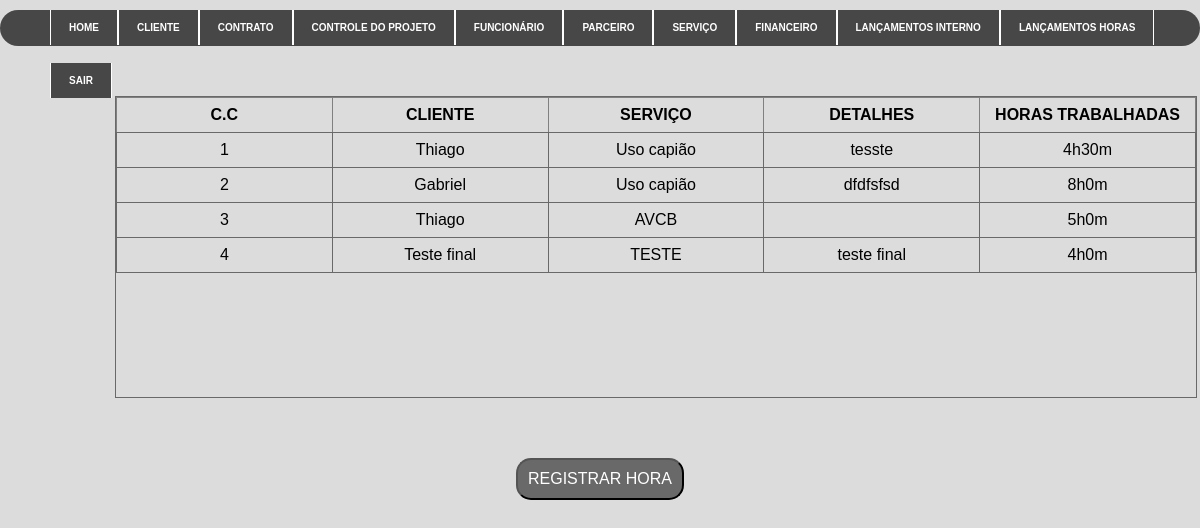
The app's page /consultacontratohora.php (signed in) with its own data.
### tables this page shows
CREATE TABLE IF NOT EXISTS `contrato` (
  `ID` int(11) NOT NULL AUTO_INCREMENT,
  `ID_Cliente` int(11) DEFAULT NULL,
  `ID_Servico` int(11) DEFAULT NULL,
  `Detalhes` varchar(500) DEFAULT NULL,
  `PRAZO` date DEFAULT NULL,
  `Valor` decimal(10,0) DEFAULT NULL,
  `qnt_parcela` decimal(10,0) DEFAULT NULL,
  `VENCIMENTO` varchar(2) DEFAULT NULL,
  PRIMARY KEY (`ID`),
  KEY `fk_cli` (`ID_Cliente`),
  KEY `fk_servi` (`ID_Servico`)
);

CREATE TABLE IF NOT EXISTS `cliente` (
  `id` int(11) NOT NULL AUTO_INCREMENT,
  `pessoa` varchar(8) DEFAULT NULL,
  `nome` varchar(50) DEFAULT NULL,
  `cpf` varchar(14) DEFAULT NULL,
  `rg` varchar(15) DEFAULT NULL,
  `razao` varchar(50) DEFAULT NULL,
  `representante` varchar(50) DEFAULT NULL,
  `sexo` varchar(1) DEFAULT NULL,
  `observacao` varchar(500) DEFAULT NULL,
  `id_parc` int(11) DEFAULT NULL,
  PRIMARY KEY (`id`),
  KEY `fk_parc` (`id_parc`)
);

CREATE TABLE IF NOT EXISTS `servico` (
  `id` int(11) NOT NULL AUTO_INCREMENT,
  `servico` varchar(30) DEFAULT NULL,
  PRIMARY KEY (`id`)
);

### classes/hora.class.php (called while the page is built, shortened)
<?php
require_once 'Conexao.class.php';
require_once 'funcoes.class.php';
class Hora{
    public function __construct(){
        $this->con = new conexao();
    }
    public function querySelecthoras(){
        try{
            $cst = $this->con->conect()->prepare("SELECT contrato.ID AS CC, cliente.nome AS CLI, servico.servico AS Serv, contrato.Detalhes AS DETALHES,contrato.Valor AS VALOR ,contrato.qnt_parcela AS QNT_PARC ,contrato.VENCIMENTO AS VENC,SUM(hour(horas.hora_final) - hour(horas.hora_inicial)) AS hora,SUM(minute(horas.hora_final) - minute(horas.hora_inicial)) AS Minuto from cliente INNER JOIN contrato ON cliente.id = contrato.ID_Cliente INNER JOIN servico ON contrato.ID_Servico = servico.id INNER JOIN horas ON horas.contrato  = contrato.ID GROUP BY contrato.ID");
            $cst->execute();
            return $cst->fetchAll();
        }catch(PDOException $ex){
        }
    }
    }
?>

### classes/Conexao.class.php (called while the page is built)
<?php
class conexao{
    private $usuario;
    private $senha;
    private $banco;
    private $servidor;
    private static $pdo;
    public function __construct(){
        $this->servidor = "localhost";
        $this->banco = "teste2";
        $this->usuario =  "root";
        $this->senha = "";
    }
    public function conect(){
        try{
            if(is_null(self::$pdo)){
                self::$pdo = new PDO("mysql:host=".$this->servidor.";dbname=".$this->banco, $this->usuario, $this->senha);
            }
            return self::$pdo;
        } catch (PDOException $ex) {
			echo $ex->getMessage();
        }
    }
}
?>

### classes/funcoes.class.php (called while the page is built, shortened)
<?php
class funcoes{
    public function tratarCaracter($vlr, $tipo){
        switch($tipo){
            case 1: $rst = utf8_decode($vlr); break;
            case 2: $rst = htmlentities($vlr, ENT_QUOTES, "ISO-8859-1"); break;
        }
        return $rst;
    }
}
?>

### consultacontratohora.php (the view, shortened to what this page needs)
<?php
    require_once 'classes/funcoes.class.php';
    require_once 'classes/hora.class.php';
    $objFc = new Funcoes();
    $objhr = new Hora();
?>
<!DOCTYPE html>
<html lang="pt-br">
<head>
    <link rel="stylesheet" type="text/css" href="style/style1.css">
</head>
<body>
    <?php include_once("header.php"); ?>
    <div id="resultado" class="scroll-horas">
        <table id="tab10" border="1">
            <thead>
                <tr>
                    <th>C.C</th>
                    <th>CLIENTE</th>
                    <th>SERVIÇO</th>
                    <th>Detalhes</th>
                    <th>Horas trabalhadas</th>
                </tr>
            </thead>
            <tbody>
            <?php foreach($objhr->querySelecthoras() as $rst){ ?>
                <tr>
                    <td> <?php echo ($objFc->tratarCaracter($rst['CC'], 1)) ?> </td>
                    <td> <?php echo ($objFc->tratarCaracter($rst['CLI'], 2)) ?> </td>
                    <td> <?php echo ($objFc->tratarCaracter($rst['Serv'], 2)) ?> </td>
                    <td> <?php echo ($objFc->tratarCaracter($rst['DETALHES'], 2)) ?> </td>
                    <?php
                        $min = $rst['Minuto']%60;
                        $horas = $rst['hora']+(int)($rst['Minuto']/60);
                    ?>
                    <td> <?php echo ($horas.'h'.$min.'m') ?> </td>
                </tr>
                <?php } ?>
        </table>
    </div>
    <input type="submit" class="btn5" value="Registrar Hora" />
</body>
</html>

### Style/style1.css (style rules this page uses)
html { width: 100%; height: 100% }
body { margin: 0; background-color: #DCDCDC; font-family: 'Trebuchet MS', 'Lucida Sans Unicode', 'Lucida Grande', 'Lucida Sans', Arial, sans-serif }
.scroll-horas { overflow: scroll; overflow: auto; table-layout: fixed; text-align: center; border-collapse: collapse; width: 90%; height: 300px; border: solid 1px #696969; margin: 30px; margin-top: 50px; margin-left: auto; margin-right: auto; }
#tab10 { width: 100%; table-layout: fixed; text-align: center; border-collapse: collapse; font-family: Arial, monospace; font-size: 16px; }
#tab10 tr th { text-transform: uppercase; padding: .5em; margin: 0; text-align: center; font-weight: bold; }
#tab10 tr td { text-align: center; border-collapse: collapse; padding: .5em; border: #696969 1px solid; }
.btn5 { float: relative; margin: 30px; margin-left: 43%; margin-right: auto; padding: 10px; border-radius: 15px; background-color: #696969; font-family: Arial; font-size: 16px; color: white; text-transform: uppercase; cursor: pointer; }

### records on screen
contrato: ID "1", ID_Cliente.nome "Thiago", ID_Servico.servico "Uso capião", Detalhes "tesste", horas "4", min "30"
contrato: ID "2", ID_Cliente.nome "Gabriel", ID_Servico.servico "Uso capião", Detalhes "dfdfsfsd", horas "8", min "0"
contrato: ID "3", ID_Cliente.nome "Thiago", ID_Servico.servico "AVCB", horas "5", min "0"
contrato: ID "4", ID_Cliente.nome "Teste final", ID_Servico.servico "TESTE", Detalhes "teste final", horas "4", min "0"
